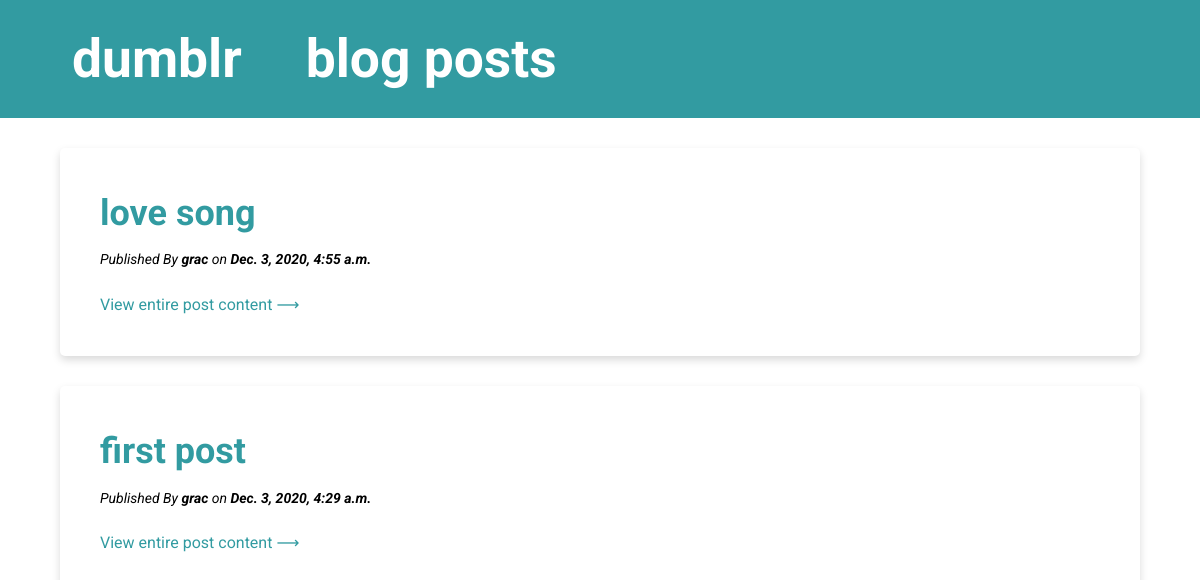
Page /blog on the earlier database version.
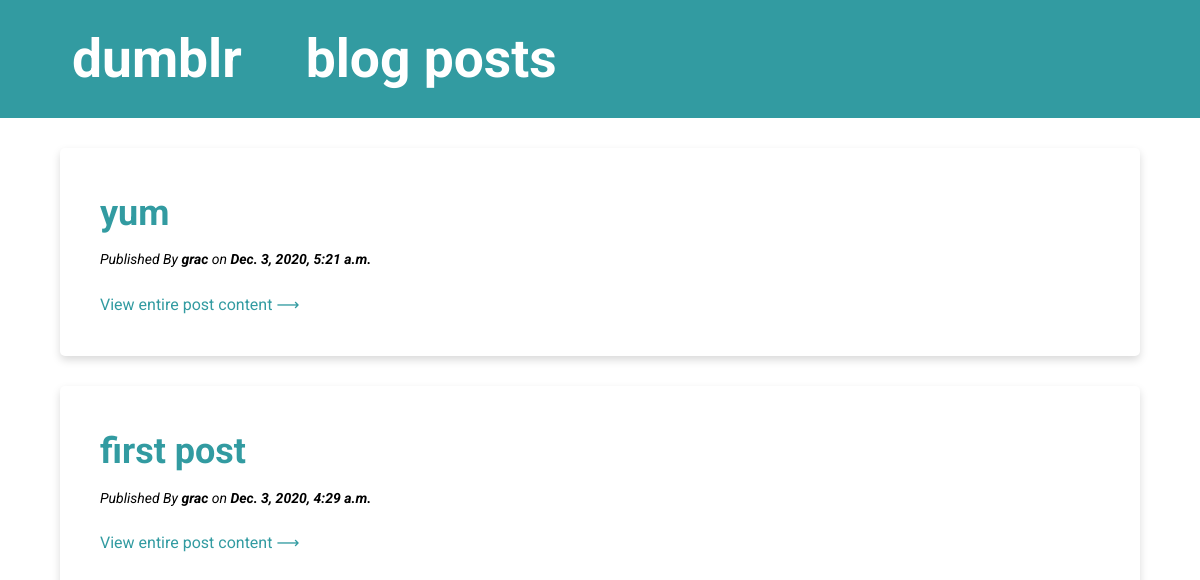
Same page on the later database version.
### blog/models.py (models this page shows, shortened)
class Post(models.Model):
    author = models.ForeignKey(settings.AUTH_USER_MODEL, on_delete=models.CASCADE)
    title = models.CharField(max_length=200)
    text = models.TextField()
    created_date = models.DateTimeField(default=timezone.now)
    published_date = models.DateTimeField(blank=True, null=True)

### blog/views.py (the view)
# urls.py: path('blog', views.post_list, name='post_list'),
def post_list(request):
    posts = Post.objects.filter(published_date__lte=timezone.now()).order_by('-published_date')
    return render(request, 'blog/post_list.html', {'posts': posts})

### blog/templates/blog/post_list.html
{% extends 'blog/base.html' %}
{% load staticfiles %}
{% block styles %}
<link rel="stylesheet" href="{% static 'css/blog.css' %}">
{% endblock %}
{% block content %}
    {% for post in posts %}
        <div class="post-container">
            <div class="post">
                <h2><a href="{% url 'post_detail' id=post.id %}">{{ post.title }}</a></h2>
                <p class="publish-details"><i>Published By <b>{{ post.author }}</b> on <b>{{ post.published_date }}</b></i></p>
                <p class="post-details"><a href="{% url 'post_detail' id=post.id %}">View entire post content ⟶</a></p>
            </div>
        </div>
    {% endfor %}
{% endblock %}

Differences in the rows shown:
removed Post: title "love song", author "grac", published_date "Dec. 3, 2020, 4:55 a.m."
added Post: title "yum", author "grac", published_date "Dec. 3, 2020, 5:21 a.m."
